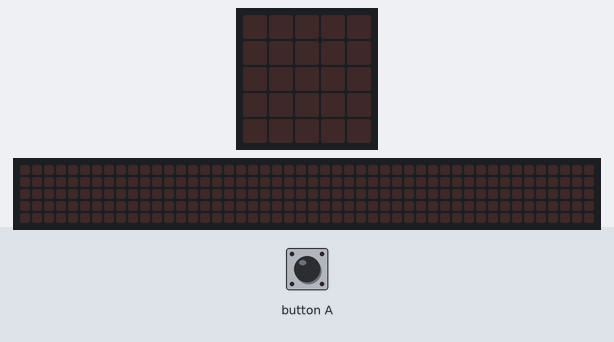
This program was run on a simulated BBC micro:bit (MakeCode). Shown: the board's 5×5 LED display, a strip that is not on the board, showing the scrolling text unrolled. The inputs (shaded band) are chosen by the test bench. Random numbers come from a fixed seed; the 48×5 strip is a reading aid, not a part: it shows the text the display is scrolling, unrolled, one strip-width of it at a time.

Above: at 1.2 s.
1.3 s: button A pressed for 0.15 s
At 2.6 s:
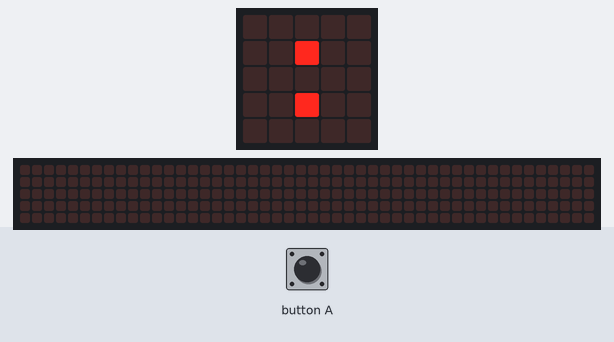
3.7 s: button A pressed for 0.15 s
At 4.5 s:
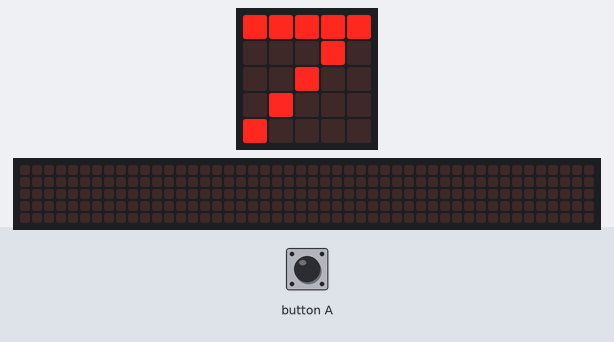
5.3 s: button A pressed for 0.15 s
At 6.6 s:
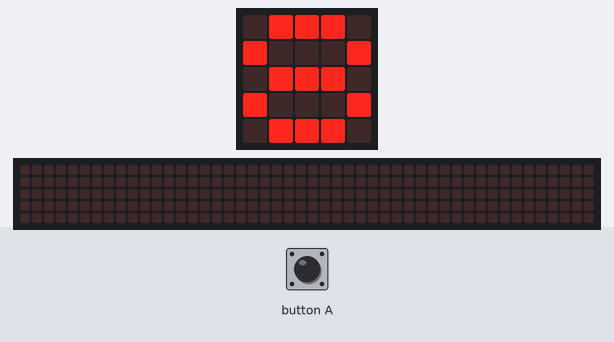
6.9 s: button A pressed for 0.15 s
At 9.52 s:
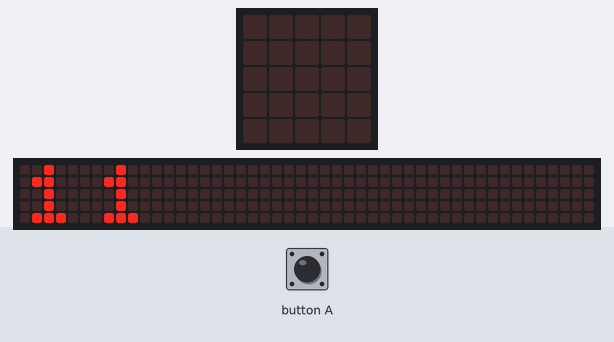
Timing chart, 0 to 10.9 s (numbered marks = the images above; inputs shaded):
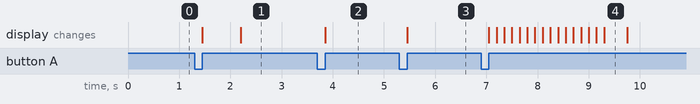

The program:

main.ts
```typescript
input.onButtonPressed(Button.A, function () {
    Fit += randint(1, 6)
    basic.showNumber(Fit)
    if (Fit == 1) {
        basic.showLeds(`
            . . . . .
            . . . . .
            . . # . .
            . . . . .
            . . . . .
            `)
    }
    if (Fit == 2) {
        basic.showLeds(`
            . . . . .
            . . # . .
            . . . . .
            . . # . .
            . . . . .
            `)
    }
    if (Fit == 3) {
        basic.showLeds(`
            . . . . .
            . . . # .
            . . # . .
            . # . . .
            . . . . .
            `)
    }
    if (Fit == 4) {
        basic.showLeds(`
            . . . . .
            . # . # .
            . . . . .
            . # . # .
            . . . . .
            `)
    }
    if (Fit == 5) {
        basic.showLeds(`
            . . . . .
            . # . # .
            . . # . .
            . # . # .
            . . . . .
            `)
    }
    if (Fit == 6) {
        basic.showLeds(`
            . . . . .
            . # . # .
            . # . # .
            . # . # .
            . . . . .
            `)
    }
})
let Fit = 0
Fit = 0
```

test.ts
```typescript
// 在這裡測試；當此封包作為擴充功能時，將不會編譯此內容。
```

Measured:
- after the input at 1.3 s, the display: first changes after 0.15 s (image 1 shows a later state)
- after the input at 3.7 s, the display: changes after 0.15 s (image 2)
- after the input at 5.3 s, the display: changes after 0.15 s (image 3)
- after the input at 6.9 s, the display: first changes after 0.15 s (image 4 shows a later state)
- what the display in image 4 shows lasts 0.5 s, from 9.3 s to 9.8 s
